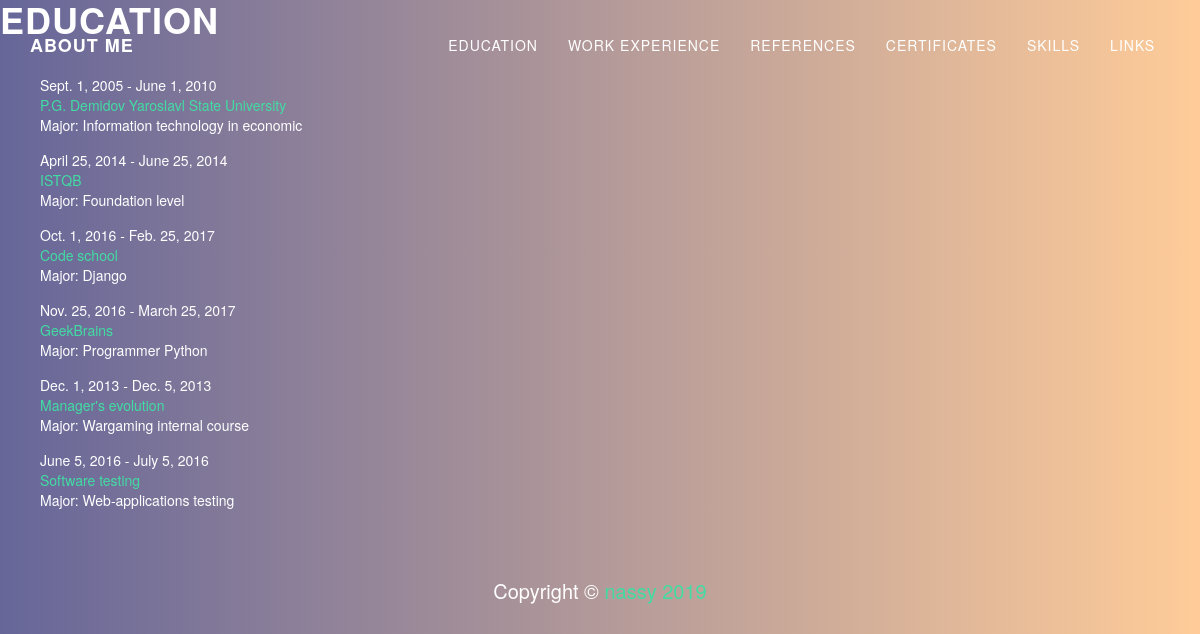
Page /education on the earlier database version.
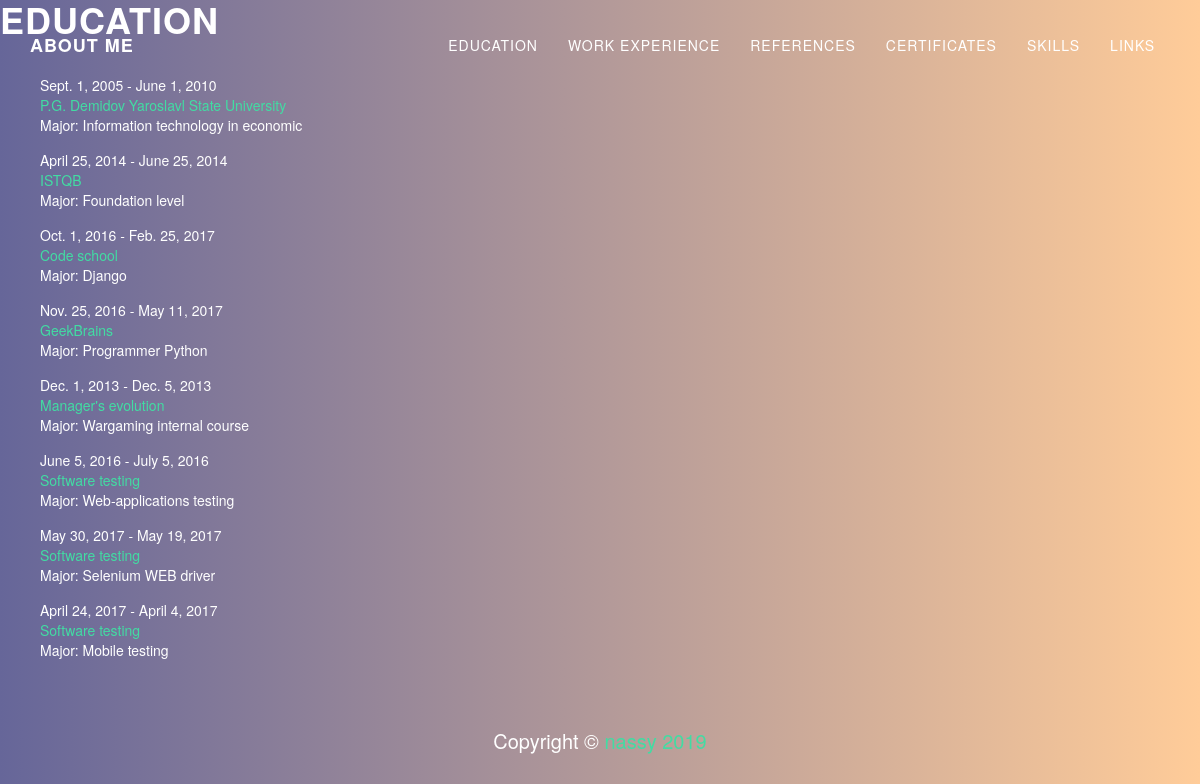
Same page on the later database version.
### mainapp/models.py (models this page shows, shortened)
class Education(models.Model):
    sdate = models.DateField(null=True)
    ldate = models.DateField(null=True)
    name = models.CharField(max_length=40)
    specialization = models.CharField(max_length=40)
    url = models.URLField(blank=True)

### mainapp/views.py (the view)
# urls.py: url(r'^education', edu),
def edu(request):
    schools = Education.objects.all()
    return render_to_response('education.html', {'schools': schools})

### mainapp/templates/education.html (shortened to what this page needs)
{% extends 'base.html' %}
{% load staticfiles %}
{% block content %}
    <div class="main">
        <h1>Education</h1>
        <ul>
            {% if schools %}
                {% for school in schools %}
                    <li>{{ school.sdate }} - {{ school.ldate }}<br> <a target="blank" href="{{school.url}}">{{ school.name }}</a> <br>
                        	Major: {{ school.specialization }}
                    </li>
                {% endfor %}
            {% else %}
                Have no education.
            {% endif %}
        </ul>
    </div>
{% endblock %}

Differences in the rows shown:
changed Education "GeekBrains": ldate "March 25, 2017" → "May 11, 2017"
added Education: sdate "May 30, 2017", ldate "May 19, 2017", name "Software testing", specialization "Selenium WEB driver"
added Education: sdate "April 24, 2017", ldate "April 4, 2017", name "Software testing", specialization "Mobile testing"
